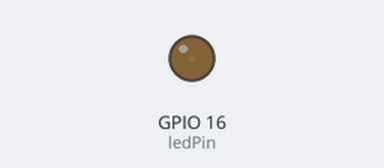
The sketch below on a simulated ESP32. Parts: output pins drawn as LEDs (lit = HIGH).

Above: at 0.05 s.
At 1.15 s:
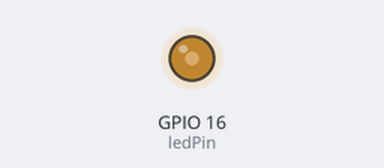
At 2.3 s:
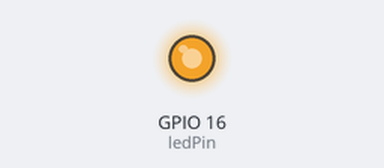
At 4.6 s:
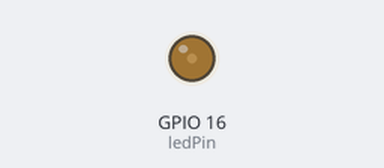
Timing chart, 0 to 6.7 s (numbered marks = the images above):
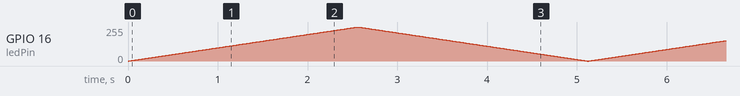

The sketch:

LED_Dimming_Blink_using_PWM.ino
```cpp
// (licence header left out)
// the number of the LED pin
const int ledPin = 16;  // GPIO 16

void setup() {

  pinMode(ledPin, OUTPUT);
}

void loop(){

  for(int dutyCycle = 0; dutyCycle <= 255; dutyCycle++){   // increase the LED brightness
    // changing the LED brightness with PWM
    analogWrite(ledPin, dutyCycle);
    delay(10);
  }


  for(int dutyCycle = 255; dutyCycle >= 0; dutyCycle--){       // decrease the LED brightness
    analogWrite(ledPin, dutyCycle);
    delay(10);
  }
}
```
